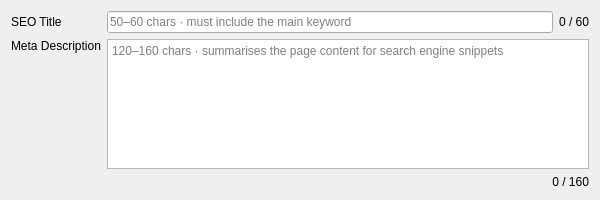
<?xml version="1.0" encoding="UTF-8"?>
<ui version="4.0">
 <class>PageBlocMetaWidget</class>
 <widget class="QWidget" name="PageBlocMetaWidget">
  <property name="geometry">
   <rect>
    <x>0</x>
    <y>0</y>
    <width>600</width>
    <height>200</height>
   </rect>
  </property>
  <property name="windowTitle">
   <string>PageBlocMetaWidget</string>
  </property>
  <layout class="QFormLayout" name="formLayout">
   <item row="0" column="0">
    <widget class="QLabel" name="labelTitle">
     <property name="text">
      <string>SEO Title</string>
     </property>
    </widget>
   </item>
   <item row="0" column="1">
    <layout class="QHBoxLayout" name="titleRow">
     <item>
      <widget class="QLineEdit" name="editTitle">
       <property name="placeholderText">
        <string>50–60 chars · must include the main keyword</string>
       </property>
       <property name="maxLength">
        <number>120</number>
       </property>
      </widget>
     </item>
     <item>
      <widget class="QLabel" name="labelTitleCount">
       <property name="text">
        <string>0 / 60</string>
       </property>
       <property name="minimumWidth">
        <number>55</number>
       </property>
       <property name="alignment">
        <set>Qt::AlignmentFlag::AlignRight|Qt::AlignmentFlag::AlignVCenter</set>
       </property>
      </widget>
     </item>
    </layout>
   </item>
   <item row="1" column="0">
    <widget class="QLabel" name="labelDesc">
     <property name="text">
      <string>Meta Description</string>
     </property>
     <property name="alignment">
      <set>Qt::AlignmentFlag::AlignTop|Qt::AlignmentFlag::AlignLeft</set>
     </property>
    </widget>
   </item>
   <item row="1" column="1">
    <layout class="QVBoxLayout" name="descColumn">
     <item>
      <widget class="QPlainTextEdit" name="editDescription">
       <property name="placeholderText">
        <string>120–160 chars · summarises the page content for search engine snippets</string>
       </property>
       <property name="maximumHeight">
        <number>90</number>
       </property>
      </widget>
     </item>
     <item>
      <widget class="QLabel" name="labelDescCount">
       <property name="text">
        <string>0 / 160</string>
       </property>
       <property name="alignment">
        <set>Qt::AlignmentFlag::AlignRight</set>
       </property>
      </widget>
     </item>
    </layout>
   </item>
  </layout>
 </widget>
 <resources/>
 <connections/>
</ui>
